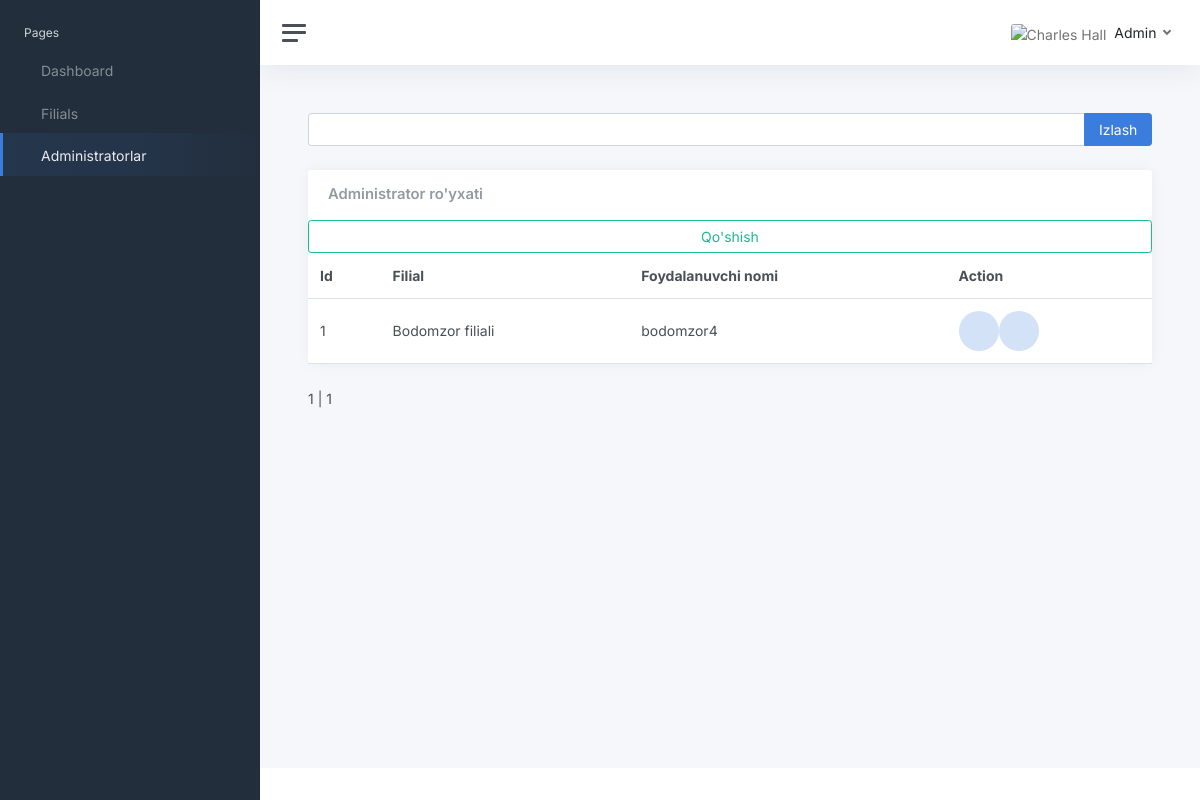
The app's page /superadmin/admins/ (signed in) with its own data.
### apps/superadmin/models.py (models this page shows, shortened)
class Administrator(models.Model):
    user = models.OneToOneField(User, on_delete=models.CASCADE)
    telegram_id = models.BigIntegerField(unique=True)
    filial = models.ForeignKey(Filial, on_delete=models.SET_NULL, null=True, blank=True)
    full_name = models.CharField(max_length=255)

class Filial(models.Model):
    filial_name = models.CharField(max_length=200, null=True, blank=True)
    class Meta:
        verbose_name = "Filial"
        verbose_name_plural = "Filiallar"

### apps/superadmin/views.py (the view)
# urls.py: path('admins/', views.admin_list, name='admin_adminstrators'),
@login_required(login_url="/login/")
def admin_list(request):
    if not request.user.is_superuser:
        return redirect('/login/')
    admins = Administrator.objects.select_related('user', 'filial')
    search_query = request.GET.get('q')
    if search_query:
        admins = admins.filter(
            Q(full_name__icontains=search_query) |
            Q(user__username__icontains=search_query)
        )
    paginator = Paginator(admins, 50)
    page_number = request.GET.get('page')
    page_obj = paginator.get_page(page_number)
    context = {
        'page_obj': page_obj,
        'segment': 'admins'
    }
    return render(request, 'home/superuser/adminstrators.html', context)

### apps/templates/home/superuser/adminstrators.html (shortened to what this page needs)
{% extends "layouts/base.html" %}
{% load static %}
{% block body_class %} dashboard {% endblock body_class %}
{% block stylesheets %}
  <link href="{% static 'css/app.css' %}" rel="stylesheet">
{% endblock stylesheets %}
{% block content %}
			<main class="content">
				<div class="container-fluid p-0">
					<form class="input-group mb-4" method="get">
						<input class="form-control" type="text" name="q" value="{{ search_query }}">
						<button class="input-group-text btn btn-primary" type="submit">Izlash</button>
					</form>
					<div class="row">
						<div class="col-12 col-lg-12 col-xxl-12 d-flex">
							<div class="card flex-fill">
								<div class="card-header">
									<h5 class="card-title mb-0">Administrator ro'yxati</h5>
								</div>
								<table class="table table-hover my-0">
									<thead>
										<tr>
											<th>Id</th>
											<th>Filial</th>
											<th>Foydalanuvchi nomi</th>
											<th>Action</th>
										</tr>
									</thead>
									<tbody>
									{% for adminsitrator in page_obj %}
										<tr>
											<td class="d-none d-xl-table-cell">{{ adminsitrator.id }}</td>
											<td class="d-none d-xl-table-cell">{{ adminsitrator.filial.filial_name }}</td>
											<td class="d-none d-xl-table-cell">{{ adminsitrator.user.username }}</td>
											<td class="d-none d-md-table-cell">
												<div class="col-auto d-flex" >
													<div class="stat text-primary">
													</div>
													<div class="stat text-primary">
													</div>
												</div>
											</td>
										</tr>
									{% endfor %}
									<a class="btn btn-outline-success text-right" href="{% url 'admin_adminstrator_create' %}">
										Qo'shish
									</a>
									</tbody>
								</table>
							</div>
						</div>
					</div>
					<div class="pagination">
						<span class="step-links">
							<span class="current-page">
								{{ page_obj.number }} | {{ page_obj.paginator.num_pages }}
							</span>
						</span>
					</div>
                </div>
            </main>
{% endblock content %}

### records on screen
Administrator: id "1", filial.filial_name "Bodomzor filiali", user.username "bodomzor4"

### other values on screen
{{ page_obj.number }} "1"
{{ page_obj.paginator.num_pages }} "1"
